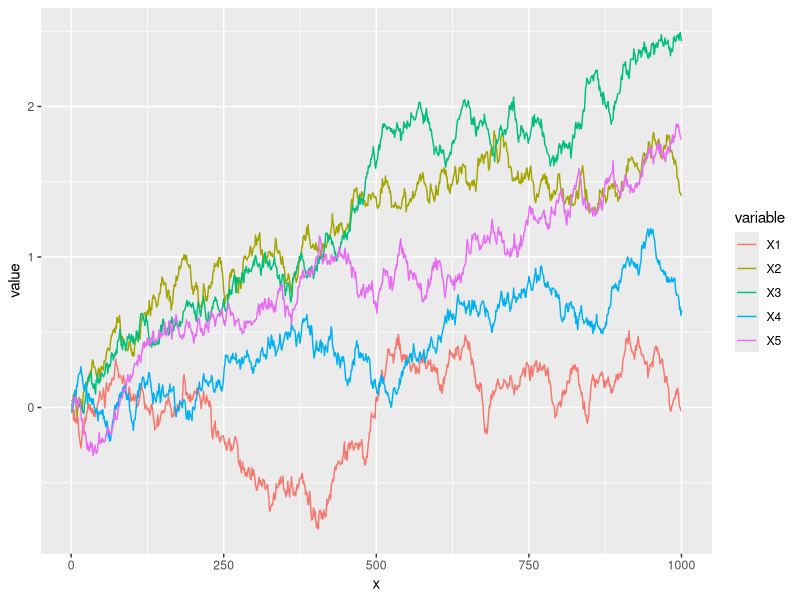
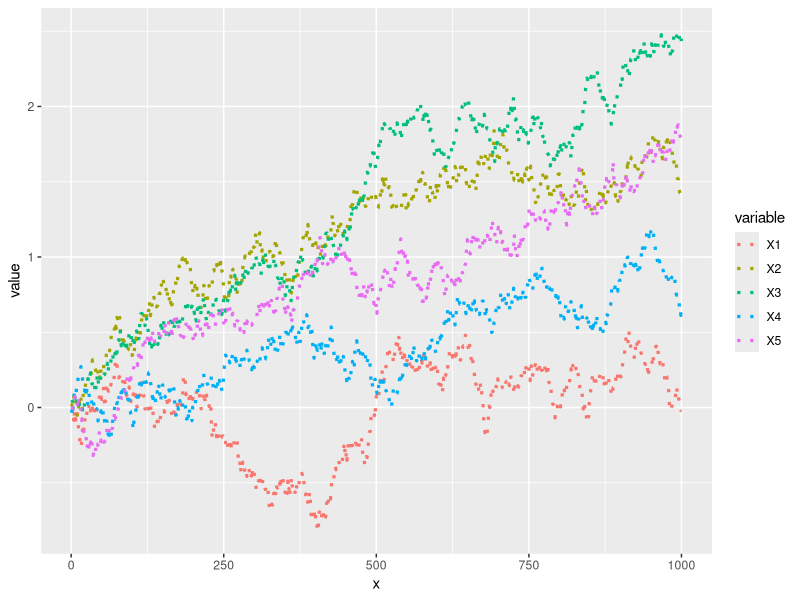
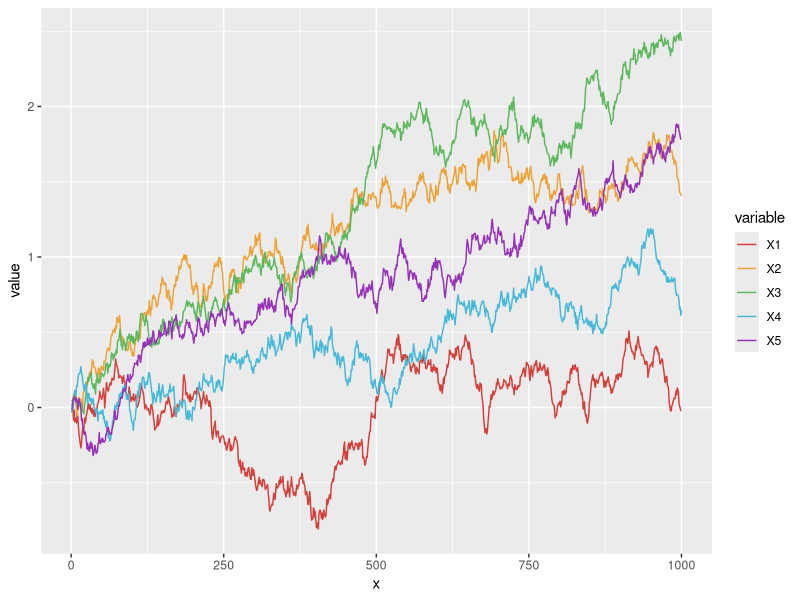
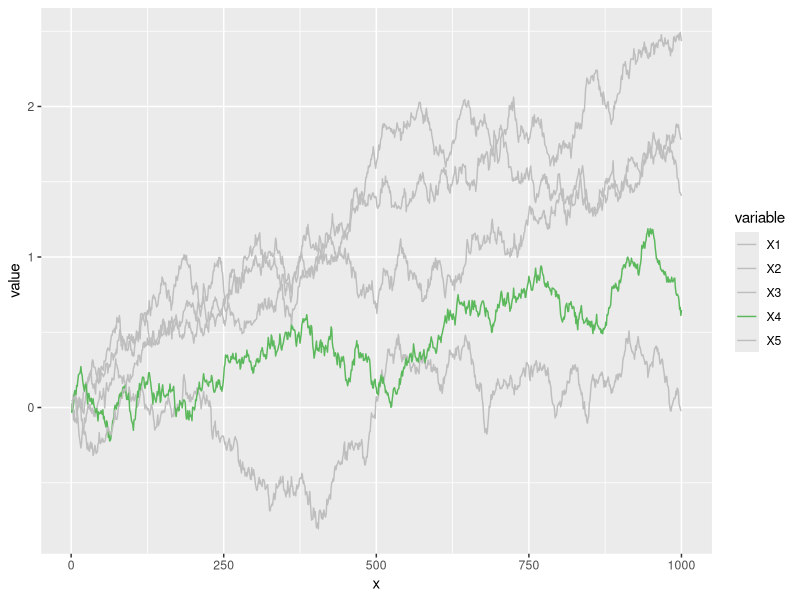
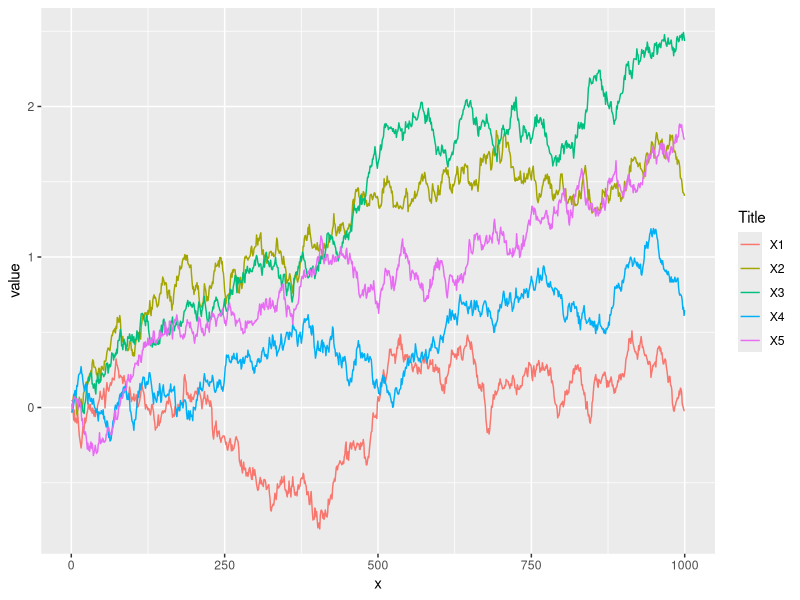
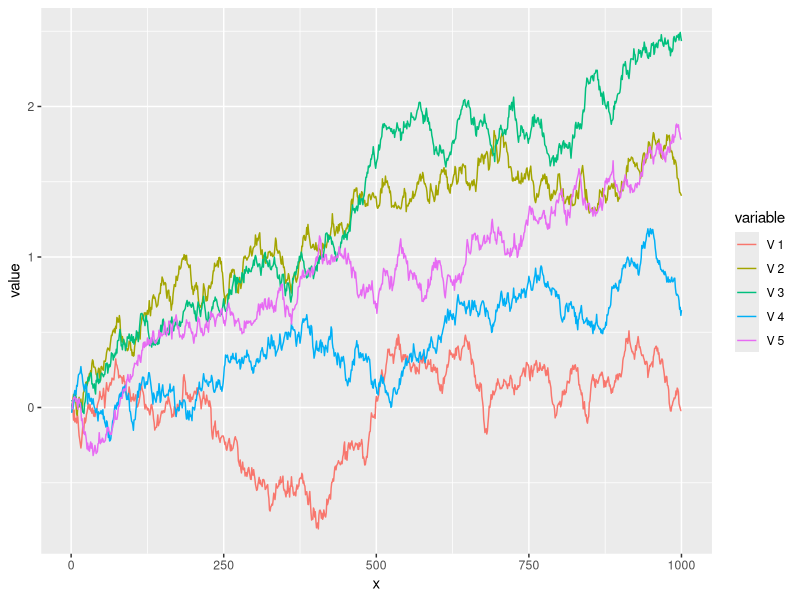
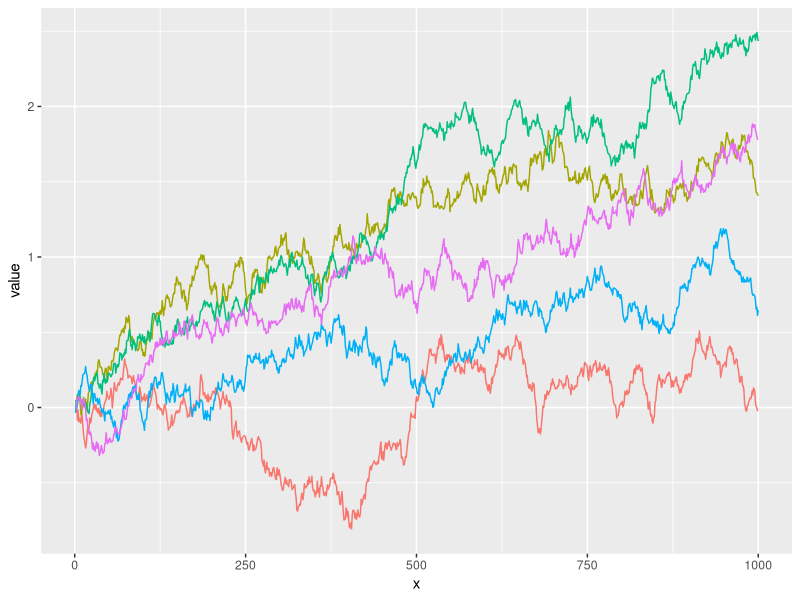

Write the R code that produced these figures, in order.
library(reshape)
library(ggplot2)

set.seed(2)

# Grid
t <- seq(0, 1, by = 0.001)
p <- length(t) - 1

# 5 paths
n <- 5
I <- matrix(rnorm(n * p, 0, 1 / sqrt(p)), n, p)

# Data frame
df1 <- data.frame(apply(I, 1, cumsum))

df <- data.frame(x = seq_along(df1[, 1]),
                 df1)

# Long format
df <- melt(df, id.vars = "x")


# Line chart of several variables
ggplot(df, aes(x = x, y = value, color = variable)) +
  geom_line()

# Lines width and style
ggplot(df, aes(x = x, y = value, color = variable)) +
  geom_line(linetype = 3,
            lwd = 1.1)

# Color customization
cols <- c("#D43F3A", "#EEA236", "#5CB85C", "#46B8DA", "#9632B8")
ggplot(df, aes(x = x, y = value, color = variable)) +
  geom_line() +
  scale_color_manual(values = cols)

# Highlight some lines
cols <- c("gray", "gray", "gray", "#5CB85C", "gray")
ggplot(df, aes(x = x, y = value, color = variable)) +
  geom_line() +
  scale_color_manual(values = cols)

# Legend customization

# Title
ggplot(df, aes(x = x, y = value, color = variable)) +
  geom_line() +
  guides(color = guide_legend(title = "Title"))

# Legend labels
ggplot(df, aes(x = x, y = value, color = variable)) +
  geom_line() +
  scale_color_discrete(labels = paste("V", 1:5))

# Remove the legend
ggplot(df, aes(x = x, y = value, color = variable)) +
  geom_line() +
  theme(legend.position = "none")
